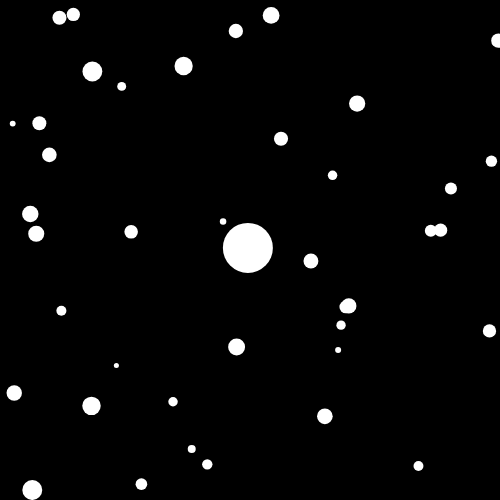
Frame 1 (no input)
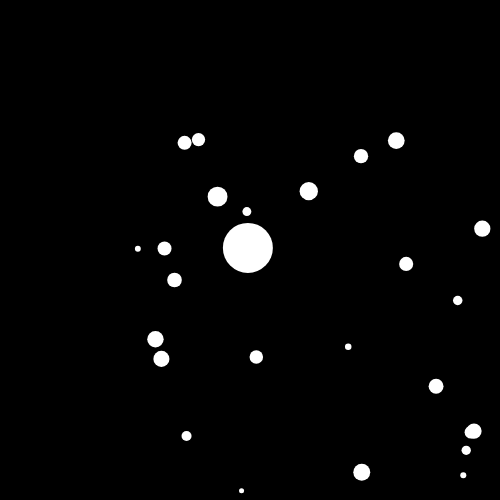
Frame 60 (no input)
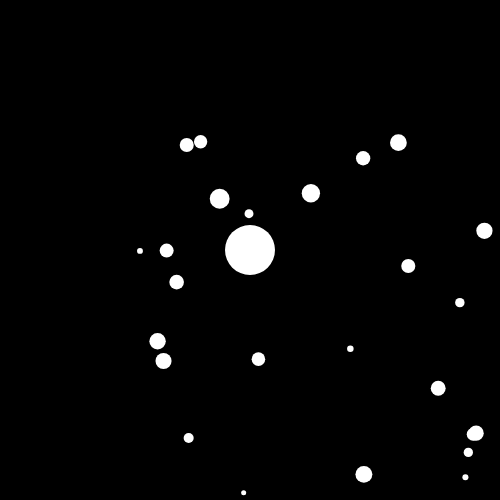
Frame 120 (the mouse pressed at the canvas centre since frame 60)

The p5.js sketch that drew these frames (run headless with seeded random() and noise() and a simulated clock; from frame 60 on, the mouse is pressed at the canvas centre):

// p5.js sketch
// ── sketch.js
var blob;
var staticBlobs = [];
var maximumX = 500;
var maximumY = 500;

function setup() {
	createCanvas(500,500);
	blob = new Blob(width/2,height/2,50);
	for (var i = 0; i < 40; i ++) {
		staticBlobs.push(new Blob());
	}
}

function draw() {
	translate(width/2 - blob.pos.x, height/2 - blob.pos.y);
	background(0);
	for (var i = 0; i < staticBlobs.length; i ++) {
		staticBlobs[i].display();
	}
	blob.update();
}

function Blob(x,y,r) {
	if(!(x && y && r)) {
		this.pos = createVector(random(width),random(height));
		this.r = random(5,20);
	} else {
		this.pos = createVector(x,y);
		this.r = r;
	}

	this.display = function() {
		noStroke();
		fill(255);
		ellipse(this.pos.x,this.pos.y,this.r,this.r)
	}
	this.update = function() {
		var vel = createVector(mouseX-width/2, mouseY-height/2);
		vel.setMag(3);
		this.pos.add(vel);
		// this.constraint();
		this.display();
	}

	this.constraint = function() {
		if(this.pos.x > maximumX) this.pos.x = maximumX;
		if(this.pos.x < -maximumX) this.pos.x = -maximumX;
		if(this.pos.y > maximumY) this.pos.y = maximumY;
		if(this.pos.y < -maximumY) this.pos.y = -maximumY;
	}
}
